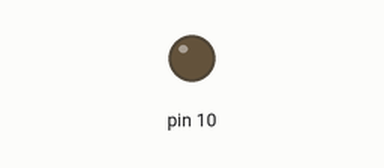
Bench run of a sketch on a simulated Arduino Uno, built with avr-gcc and run on an emulated ATmega328P. Parts: output pins drawn as LEDs (lit = HIGH).

Above: at 0.2 s.
At 19.8 s:
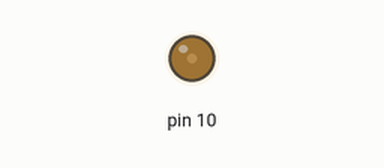
At 39.8 s:
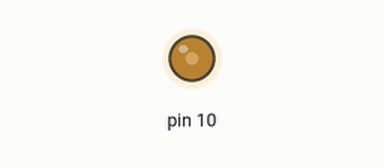
Timing chart, 0 to 40.0 s (numbered marks = the images above):
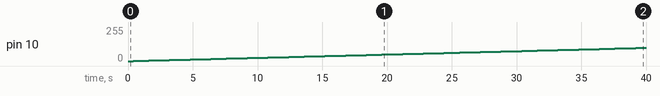

Measured:
- by itself, pin 10: moves from 0/255 to 99/255 over 39.2 s

The sketch:

20221013used_Timer.ino
```cpp
#include <TimerOne.h>                           //Timer1관련 함수를 사용하기 위해 헤더파일 포함.(TimerOne/스케치-> 라이브러리 포함하기->라이브러리 관리 ->TimerOne 검색후 설치 )

const int LED = 10;                             // pwm이 가능한 핀 번호 설정

void setup() {
  Timer1.initialize();                          //아두이노 칩 내부에 있는 Timer1 모듈 초기화
  Timer1.pwm(LED,0);                            //led로 사각 파형 보내도록 설정.0은 HIGH의 개수를 나타내며 1023까지 사용가능

  Timer1.setPeriod(1000);                 //1000000us는 1초. 뒤에 100은 초당 100번 100Hz
                     //0~1023까지 상하비 조정가능.


}

void loop() {
  for(int t_high=0;t_high<=1023;t_high++){
    Timer1.setPwmDuty(LED,t_high);
    delay(100);
  }
  // put your main code here, to run repeatedly:

}
```
